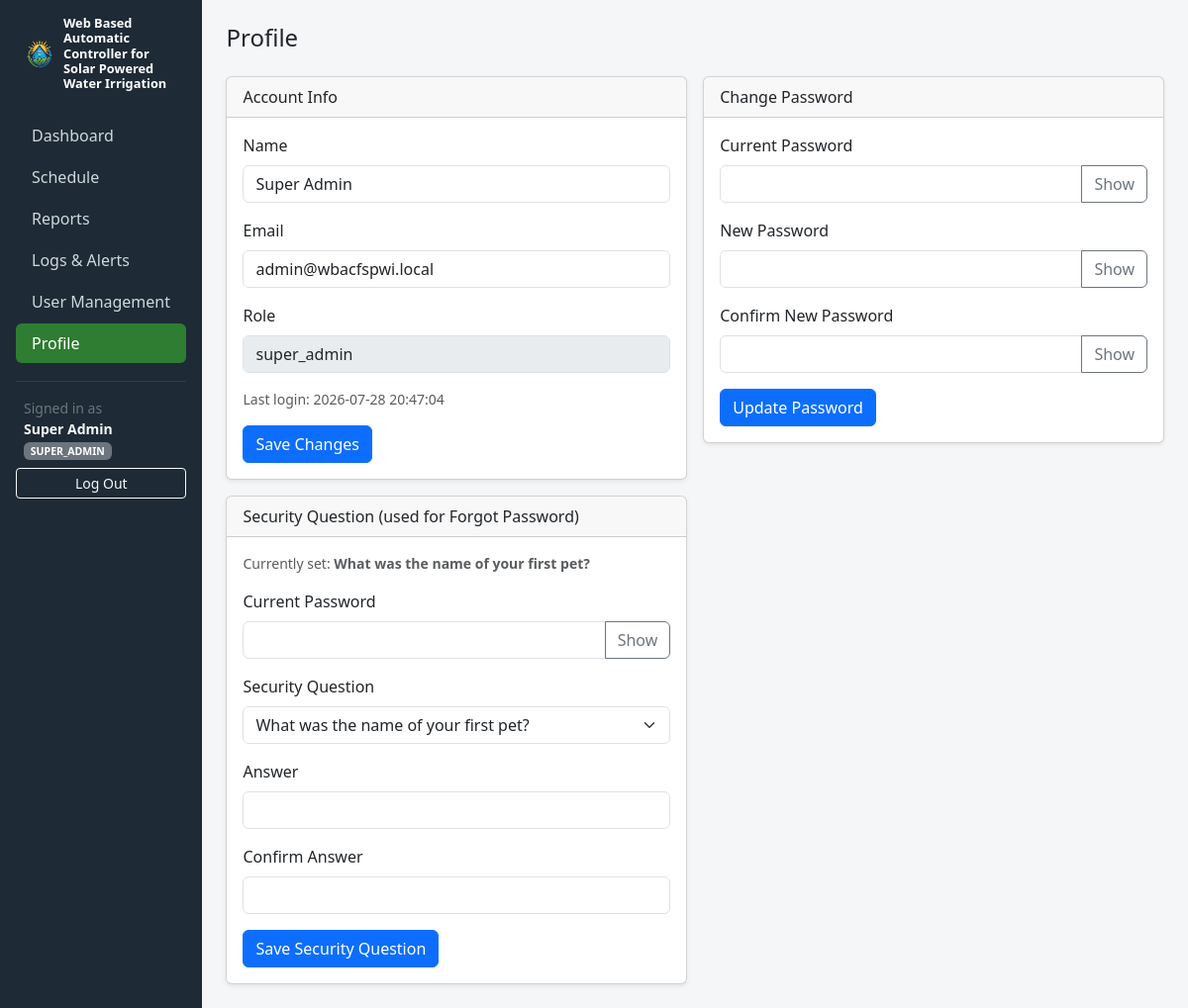
Screenshot of /admin/profile.php (signed in) with the database file from the repository.
### tables this page shows
CREATE TABLE IF NOT EXISTS users (
    id INT AUTO_INCREMENT PRIMARY KEY,
    name VARCHAR(100) NOT NULL,
    email VARCHAR(150) NOT NULL UNIQUE,
    password_hash VARCHAR(255) NOT NULL,
    role ENUM('super_admin', 'admin', 'viewer') NOT NULL DEFAULT 'viewer',
    is_active TINYINT(1) NOT NULL DEFAULT 1,
    security_question VARCHAR(50) NULL,
    security_answer_hash VARCHAR(255) NULL,
    last_login_at DATETIME NULL,
    created_at DATETIME NOT NULL DEFAULT CURRENT_TIMESTAMP
);

### src/helpers/Auth.php (called while the page is built, shortened)
<?php
class Auth
{
    public static function check(): bool
    {
        return isset($_SESSION['user_id']);
    }
    public static function user(): ?array
    {
        return [
            'id' => $_SESSION['user_id'],
            'name' => $_SESSION['user_name'],
            'email' => $_SESSION['user_email'],
            'role' => $_SESSION['user_role'],
        ];
    }
}

### config/database.php (called while the page is built, shortened)
<?php
function getDb(): PDO
{
    static $pdo = null;
    if ($pdo === null) {
        $dsn = 'mysql:host=' . DB_HOST . ';dbname=' . DB_NAME . ';charset=utf8mb4';
        $pdo = new PDO($dsn, DB_USER, DB_PASS, [
            PDO::ATTR_ERRMODE => PDO::ERRMODE_EXCEPTION,
            PDO::ATTR_DEFAULT_FETCH_MODE => PDO::FETCH_ASSOC,
            PDO::ATTR_EMULATE_PREPARES => false,
        ]);
    }
    return $pdo;
}

### src/models/User.php (called while the page is built, shortened)
<?php
class User
{
    public static function findById(int $id): ?array
    {
        $stmt = getDb()->prepare('SELECT * FROM users WHERE id = ? LIMIT 1');
        $stmt->execute([$id]);
        $user = $stmt->fetch();
        return $user ?: null;
    }
}

### config/bootstrap.php (called while the page is built, shortened)
<?php
require_once __DIR__ . '/database.php';
require_once __DIR__ . '/../src/helpers/Auth.php';
spl_autoload_register(function (string $class) {
    $dirs = [
        __DIR__ . '/../src/models/',
        __DIR__ . '/../src/services/',
        __DIR__ . '/../src/controllers/',
    ];
    foreach ($dirs as $dir) {
        $path = $dir . $class . '.php';
        if (file_exists($path)) {
            return;
        }
    }
});

### config/security_questions.php (called while the page is built)
<?php
return [
    'first_pet' => 'What was the name of your first pet?',
    'birth_city' => 'In what city were you born?',
    'mother_maiden' => "What is your mother's maiden name?",
    'childhood_friend' => 'What was the name of your childhood best friend?',
    'favorite_teacher' => 'Who was your favorite teacher?',
];

### public/admin/profile.php (the view, shortened to what this page needs)
<?php
require_once __DIR__ . '/../../config/bootstrap.php';
$user = Auth::user();
$fresh = User::findById((int) $user['id']);
$securityQuestions = require __DIR__ . '/../../config/security_questions.php';
$activePage = 'profile';
include __DIR__ . '/partials/head.php';
include __DIR__ . '/partials/sidebar.php';
?>
<h4 class="mb-4">Profile</h4>
<div class="row g-3">
    <div class="col-md-6">
        <div class="card shadow-sm">
            <div class="card-header">Account Info</div>
            <div class="card-body">
                <form method="post" action="<?= BASE_URL ?>/admin/profile.php">
                    <div class="mb-3">
                        <label class="form-label">Name</label>
                        <input type="text" name="name" class="form-control" required
                               value="<?= htmlspecialchars($fresh['name']) ?>">
                    </div>
                    <div class="mb-3">
                        <label class="form-label">Email</label>
                        <input type="email" name="email" class="form-control" required
                               value="<?= htmlspecialchars($fresh['email']) ?>">
                    </div>
                    <div class="mb-3">
                        <label class="form-label">Role</label>
                        <input type="text" class="form-control" value="<?= htmlspecialchars($fresh['role']) ?>" disabled>
                    </div>
                    <div class="mb-3 text-muted small">
                        Last login: <?= htmlspecialchars($fresh['last_login_at'] ?? 'Never') ?>
                    </div>
                    <button type="submit" class="btn btn-primary">Save Changes</button>
                </form>
            </div>
        </div>
    </div>
    <div class="col-md-6">
        <div class="card shadow-sm">
            <div class="card-header">Change Password</div>
            <div class="card-body">
                <form method="post" action="<?= BASE_URL ?>/admin/profile.php">
                    <div class="mb-3">
                        <label class="form-label">Current Password</label>
                        <input type="password" name="current_password" class="form-control" required>
                    </div>
                    <div class="mb-3">
                        <label class="form-label">New Password</label>
                        <input type="password" name="new_password" class="form-control" required minlength="8">
                    </div>
                    <div class="mb-3">
                        <label class="form-label">Confirm New Password</label>
                        <input type="password" name="confirm_password" class="form-control" required minlength="8">
                    </div>
                    <button type="submit" class="btn btn-primary">Update Password</button>
                </form>
            </div>
        </div>
    </div>
    <div class="col-md-6">
        <div class="card shadow-sm">
            <div class="card-header">Security Question (used for Forgot Password)</div>
            <div class="card-body">
                <div class="text-muted small mb-3">
                    Currently set:
                    <strong><?= htmlspecialchars($securityQuestions[$fresh['security_question']] ?? 'Not set') ?></strong>
                </div>
                <form method="post" action="<?= BASE_URL ?>/admin/profile.php">
                    <div class="mb-3">
                        <label class="form-label">Current Password</label>
                        <input type="password" name="current_password" class="form-control" required>
                    </div>
                    <div class="mb-3">
                        <label class="form-label">Security Question</label>
                        <select name="security_question" class="form-select" required>
                            <?php foreach ($securityQuestions as $key => $label): ?>
                                <option value="<?= $key ?>" <?= $fresh['security_question'] === $key ? 'selected' : '' ?>><?= htmlspecialchars($label) ?></option>
                            <?php endforeach; ?>
                        </select>
                    </div>
                    <div class="mb-3">
                        <label class="form-label">Answer</label>
                        <input type="text" name="security_answer" class="form-control" required>
                    </div>
                    <div class="mb-3">
                        <label class="form-label">Confirm Answer</label>
                        <input type="text" name="security_answer_confirm" class="form-control" required>
                    </div>
                    <button type="submit" class="btn btn-primary">Save Security Question</button>
                </form>
            </div>
        </div>
    </div>
</div>
<?php include __DIR__ . '/partials/footer.php'; ?>

### public/admin/partials/sidebar.php (shortened to what this page needs)
<?php
$activePage = $activePage ?? '';
$user = Auth::user();
$navItems = [
    'dashboard' => ['label' => 'Dashboard', 'href' => '/admin/dashboard.php', 'roles' => ['super_admin', 'admin', 'viewer']],
    'schedule'  => ['label' => 'Schedule', 'href' => '/admin/schedule.php', 'roles' => ['super_admin', 'admin']],
    'reports'   => ['label' => 'Reports', 'href' => '/admin/reports.php', 'roles' => ['super_admin', 'admin', 'viewer']],
    'logs'      => ['label' => 'Logs & Alerts', 'href' => '/admin/logs.php', 'roles' => ['super_admin', 'admin']],
    'users'     => ['label' => 'User Management', 'href' => '/admin/users.php', 'roles' => ['super_admin']],
    'profile'   => ['label' => 'Profile', 'href' => '/admin/profile.php', 'roles' => ['super_admin', 'admin', 'viewer']],
];
?>
<nav class="sidebar p-3" id="sidebar" style="width: 240px;">
    <div class="brand mb-4 px-2 d-flex align-items-center gap-2">
        <img src="<?= BASE_URL ?>/assets/img/logo.png" alt="Logo" class="brand-logo flex-shrink-0">
        <span>Web Based Automatic Controller for Solar Powered Water Irrigation</span>
    </div>
    <ul class="nav nav-pills flex-column mb-auto">
        <?php foreach ($navItems as $key => $item): ?>
            <li class="nav-item">
                <a href="<?= BASE_URL . $item['href'] ?>" class="nav-link <?= $activePage === $key ? 'active' : '' ?>">
                    <?= htmlspecialchars($item['label']) ?>
                </a>
            </li>
        <?php endforeach; ?>
    </ul>
    <hr class="text-secondary">
    <div class="px-2 small text-secondary mb-2">
        Signed in as<br>
        <strong class="text-light"><?= htmlspecialchars($user['name']) ?></strong>
        <span class="badge bg-secondary text-uppercase"><?= htmlspecialchars($user['role']) ?></span>
    </div>
    <a href="<?= BASE_URL ?>/logout.php" class="btn btn-sm btn-outline-light w-100">Log Out</a>
</nav>
<main class="flex-grow-1 p-4">

### public/assets/css/app.css (style rules this page uses)
body { background-color: #f4f6f8; }
.sidebar { min-height: 100vh; background-color: #1e2a35; color: #cfd8dc; }
.sidebar .nav-link { color: #cfd8dc; border-radius: 6px; margin-bottom: 2px; }
.sidebar .nav-link.active { background-color: #2e7d32; color: #fff; }
.sidebar .brand { color: #fff; font-weight: 600; font-size: 0.8rem; line-height: 1.2; }
.brand-logo { height: 32px; width: 32px; object-fit: contain; }

### rows the page displays
users: name "Super Admin", role "SUPER_ADMIN", email "admin@wbacfspwi.local", role "super_admin", last_login_at "2026-07-28 20:47:04", security_question "What was the name of your first pet?"

### other values shown
$item['label'] "Dashboard"
$item['label'] "Schedule"
$item['label'] "Reports"
$item['label'] "Logs & Alerts"
$item['label'] "User Management"
$item['label'] "Profile"
